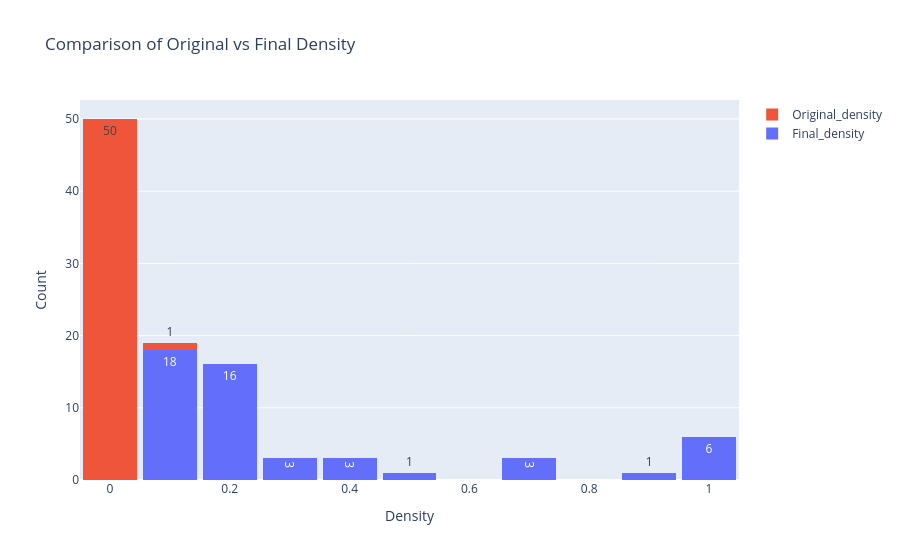

The cell this chart's notebook holds for it:
### Code cell
# get histogram comparing original_density and final_density
fig = go.Figure()

fig.add_trace(go.Histogram(x=final_table['final_density'], name="Final_density", texttemplate="%{y}"))
fig.add_trace(go.Histogram(x=final_table['original_density'], name="Original_density", texttemplate="%{y}"))

# The two histograms are drawn on top of another
fig.update_layout(barmode='stack', bargap=0.1)
fig.update_layout(
    title='Comparison of Original vs Final Density',
        xaxis=dict(
            title=dict(
                text="Density"
            )
        ),
        yaxis=dict(
            title=dict(
                text="Count"
            )
        )
)
fig.show()

### Figure 1 — Plotly figure (JSON) as saved in the notebook; plotly's stock layout.template omitted (floating-point values rounded to 4 significant figures)
{"data": [{"name": "Final_density", "texttemplate": "%{y}", "type": "histogram", "x": [0.1104, 1.0, 0.1406, 0.3542, 0.8667, 0.1832, 0.6847, 0.1699, 0.1838, 0.248, 0.1771, 0.2083, 0.1481, 0.3589, 0.2081, 0.3542, 0.1406, 0.9857, 0.2204, 0.1103, 0.3268, 0.1195, 1.0, 0.2185, 0.1353, 0.1074, 0.2514, 0.1067, 0.1545, 0.2056, 0.1055, 0.1163, 0.3125, 0.2441, 0.107, 0.1016, 0.1443, 1.0, 1.0, 0.1562, 0.1172, 0.6571, 1.0, 0.184, 0.1559, 0.1139, 0.7143, 0.5105, 0.1914, 0.1255, 0.1376]}, {"name": "Original_density", "texttemplate": "%{y}", "type": "histogram", "x": [0.001052, 5.433e-21, 6.764e-16, 5.647e-10, 0.0, 5.35e-12, 4.609e-12, 0.0, 0.0001906, 2.775e-36, 4.188e-67, 3.039e-15, 1.403e-13, 4.928e-57, 1.861e-18, 1.117e-13, 7.578e-37, 2.616e-13, 9.033e-09, 1.051e-05, 5.407e-16, 1.066e-19, 4.281e-90, 0.0005399, 1.483e-35, 0.0, 5.234e-22, 5.309e-10, 1.446e-11, 1.336e-10, 0.0, 3.46e-32, 7.373e-06, 1.011e-44, 1.038e-68, 9.558e-23, 1.309e-29, 4.142e-35, 9.504e-236, 2.447e-63, 2.925e-305, 7.634e-10, 2.075e-42, 9.4e-18, 6.838e-38, 1.291e-40, 3.872e-287, 0.0, 0.07727, 4.506e-22, 3.679e-50]}], "layout": {"bargap": 0.1, "barmode": "stack", "title": {"text": "Comparison of Original vs Final Density"}, "xaxis": {"title": {"text": "Density"}}, "yaxis": {"title": {"text": "Count"}}}}
